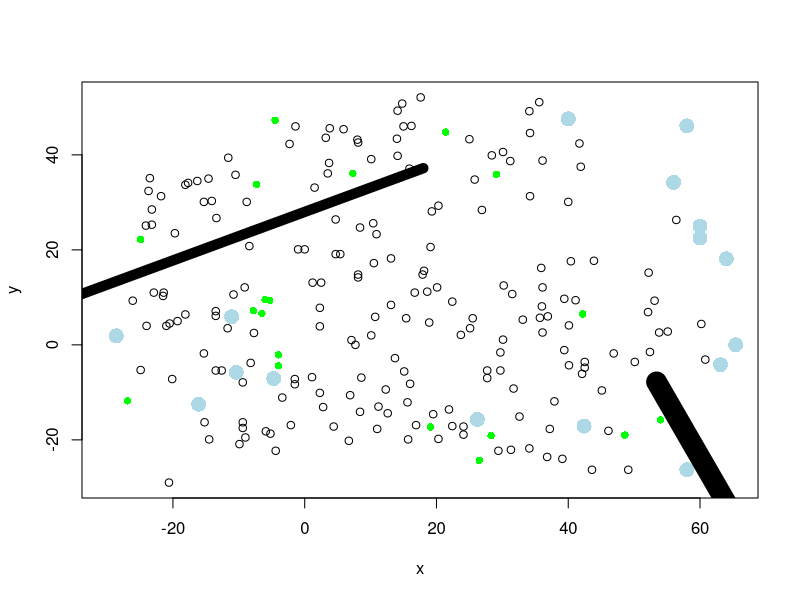

Write R code to recreate this figure.
tbl.logs <- read.table("logs.tsv", sep=",", as.is=TRUE, header=TRUE)
tbl.trees <- read.table("trees.tsv", sep=",", as.is=TRUE, header=TRUE,nrow=-1)
tbl.healthyFerns <- read.table("healthyFerns.tsv", sep=",", as.is=TRUE, header=TRUE,nrow=-1)
tbl.deadFerns <- read.table("deadFerns.tsv", sep=",", as.is=TRUE, header=TRUE,nrow=-1)

with(tbl.deadFerns, plot(x,y, xlim=c(-30, 65)))
with(tbl.healthyFerns, points(x,y, col="green", pch=16))
with(tbl.trees, points(x, y, col="lightblue", pch=16, cex=2))
with(tbl.logs, lines(x=c(x[1], x[2]), y=c(y[1], y[2]), lwd=10))
with(tbl.logs, lines(x=c(x[3], x[4]), y=c(y[3], y[4]), lwd=20))
